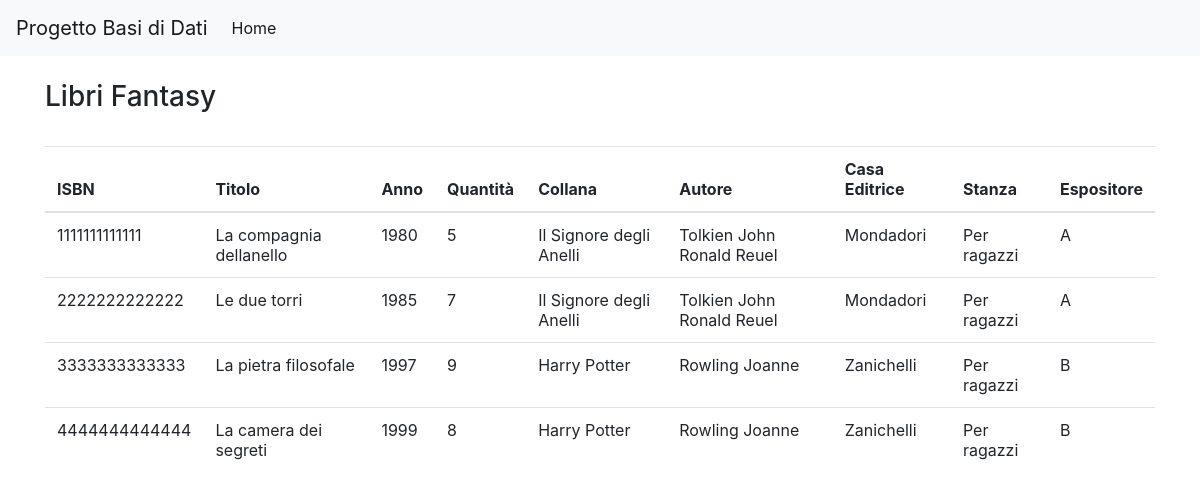
Screenshot of /sito/genere/libri.php?id_genere=1 with the database file from the repository.
### tables this page shows
CREATE TABLE generi (
  id   INT         NOT NULL AUTO_INCREMENT,
  nome VARCHAR(50) NOT NULL,
  PRIMARY KEY (id)
);

CREATE TABLE libri (
  id                 INT          NOT NULL AUTO_INCREMENT,
  ISBN               VARCHAR(13)  NOT NULL,
  titolo             VARCHAR(100) NOT NULL,
  anno_pubblicazione YEAR         NOT NULL,
  quantita           INT          NOT NULL,
  id_editore         INT          NOT NULL,
  id_collana         INT          NULL     DEFAULT NULL,
  id_espositore      INT          NOT NULL,
  PRIMARY KEY (id),
  FOREIGN KEY (id_editore) REFERENCES casa_editrice (id)
    ON DELETE RESTRICT
    ON UPDATE NO ACTION,
  FOREIGN KEY (id_collana) REFERENCES collane (id)
    ON DELETE RESTRICT
    ON UPDATE NO ACTION,
  FOREIGN KEY (id_espositore) REFERENCES espositori (id)
    ON DELETE RESTRICT
    ON UPDATE NO ACTION
);

CREATE TABLE collane (
  id          INT          NOT NULL AUTO_INCREMENT,
  nome        VARCHAR(255) NOT NULL,
  descrizione TEXT         NULL,
  PRIMARY KEY (id)
);

CREATE TABLE casa_editrice (
  id   INT          NOT NULL AUTO_INCREMENT,
  nome VARCHAR(255) NOT NULL,
  PRIMARY KEY (id)
);

CREATE TABLE stanze (
  id   INT         NOT NULL AUTO_INCREMENT,
  nome VARCHAR(50) NOT NULL,
  PRIMARY KEY (id)
);

CREATE TABLE espositori (
  id        INT         NOT NULL AUTO_INCREMENT,
  nome      VARCHAR(50) NOT NULL,
  id_stanza INT         NOT NULL,
  PRIMARY KEY (id),
  FOREIGN KEY (id_stanza) REFERENCES stanze (id)
    ON DELETE RESTRICT
    ON UPDATE NO ACTION
);

### sito/ConnessioneSQL.php (called while the page is built, shortened)
<?php
class ConnessioneSQL
{
    private $servername = "localhost";
    private $username = "root";
    private $password = "";
    private $dbname = "progetto_database";
    private $conn;
    public function __construct()
    {
        $this->conn = new mysqli($this->servername, $this->username, $this->password, $this->dbname);
    }
    public function query($sql)
    {
        return $this->conn->query($sql);
    }
    public function select($table, $fields = '*', $other = '')
    {
        $fields = is_array($fields) ? implode(', ', $fields) : $fields;
        $results = $this->query("SELECT {$fields} FROM {$table} {$other}");
        return $results->fetch_all(MYSQLI_ASSOC);
    }
}

### sito/genere/libri.php (the view)
<?php require '../partials/head.php' ?>
<?php
require "../ConnessioneSQL.php";
$connessione = new ConnessioneSQL();
$id_genere = isset($_GET['id_genere']) && strlen($_GET['id_genere']) > 0 ? $_GET['id_genere'] : die("Richiesto id genere");
$genere = $connessione->select('generi', '*', "WHERE id=$id_genere")[0];
?>
<div class="d-flex justify-content-between align-items-center mb-4">
    <h3>Libri <?php echo $genere['nome'] ?></h3>
</div>
<table class="table">
    <thead>
    <tr>
        <th>ISBN</th>
        <th>Titolo</th>
        <th>Anno</th>
        <th>Quantità</th>
        <th>Collana</th>
        <th>Autore</th>
        <th>Casa Editrice</th>
        <th>Stanza</th>
        <th>Espositore</th>
    </tr>
    </thead>
    <tbody>
    <?php
    $ris = $connessione->query(
        "SELECT libri.id AS lib_id,ISBN,titolo, anno_pubblicazione, quantita, collane.nome AS collana,
          casa_editrice.nome AS casa_editrice, CONCAT(autori.cognome, ' ', autori.nome) AS autore,
          stanze.nome AS stanza, espositori.nome AS espositore
        FROM libri
	      JOIN collane ON libri.id_collana=collane.id
          JOIN casa_editrice ON libri.id_editore=casa_editrice.id
          JOIN libri_autori ON libri.id=libri_autori.id_libro
          JOIN autori ON libri_autori.id_autore=autori.id
          JOIN libri_generi ON libri.id=libri_generi.id_libro
          JOIN espositori ON espositori.id=libri.id_espositore
          JOIN stanze ON stanze.id=espositori.id_stanza
        WHERE libri_generi.id_genere=$id_genere"
    )->fetch_all(MYSQLI_ASSOC);
    $risultato = [];
    foreach ($ris as $row) {
        if (isset($risultato[$row["ISBN"]])) {
            if (!in_array($row["autore"], $risultato[$row["ISBN"]]["autore"])) {
                array_push($risultato[$row["ISBN"]]["autore"], $row["autore"]);
            }
        } else {
            $risultato[$row["ISBN"]] = $row;
            $risultato[$row["ISBN"]]["autore"] = [$row["autore"]];
        }
    }
    if (count($risultato) > 0) {
        foreach ($risultato as $row) {
            ?>
            <tr>
                <td><?php echo $row["ISBN"] ?></td>
                <td><?php echo $row["titolo"] ?></td>
                <td><?php echo $row["anno_pubblicazione"] ?></td>
                <td><?php echo $row["quantita"] ?></td>
                <td><?php echo $row["collana"] ?></td>
                <td><?php foreach ($row["autore"] as $genere) echo $genere . (next($row["autore"]) ? ", " : "") ?></td>
                <td><?php echo $row["casa_editrice"] ?></td>
                <td><?php echo $row["stanza"] ?></td>
                <td><?php echo $row["espositore"] ?></td>
            </tr>
            <?php
        }
    } else {
        ?>
        <tr>
            <td rowspan="4">Non ci sono record.</td>
        </tr>
        <?php
    }
    ?>
    </tbody>
</table>
<?php require '../partials/footer.php' ?>

### rows the page displays
generi: nome "Fantasy"
libri: ISBN "1111111111111", titolo "La compagnia dellanello", anno_pubblicazione "1980", quantita "5", id_collana.nome "Il Signore degli Anelli", genere "Tolkien John Ronald Reuel", id_editore.nome "Mondadori", stanze.nome "Per ragazzi", id_espositore.nome "A"
libri: ISBN "2222222222222", titolo "Le due torri", anno_pubblicazione "1985", quantita "7", id_collana.nome "Il Signore degli Anelli", genere "Tolkien John Ronald Reuel", id_editore.nome "Mondadori", stanze.nome "Per ragazzi", id_espositore.nome "A"
libri: ISBN "3333333333333", titolo "La pietra filosofale", anno_pubblicazione "1997", quantita "9", id_collana.nome "Harry Potter", genere "Rowling Joanne", id_editore.nome "Zanichelli", stanze.nome "Per ragazzi", id_espositore.nome "B"
libri: ISBN "4444444444444", titolo "La camera dei segreti", anno_pubblicazione "1999", quantita "8", id_collana.nome "Harry Potter", genere "Rowling Joanne", id_editore.nome "Zanichelli", stanze.nome "Per ragazzi", id_espositore.nome "B"
